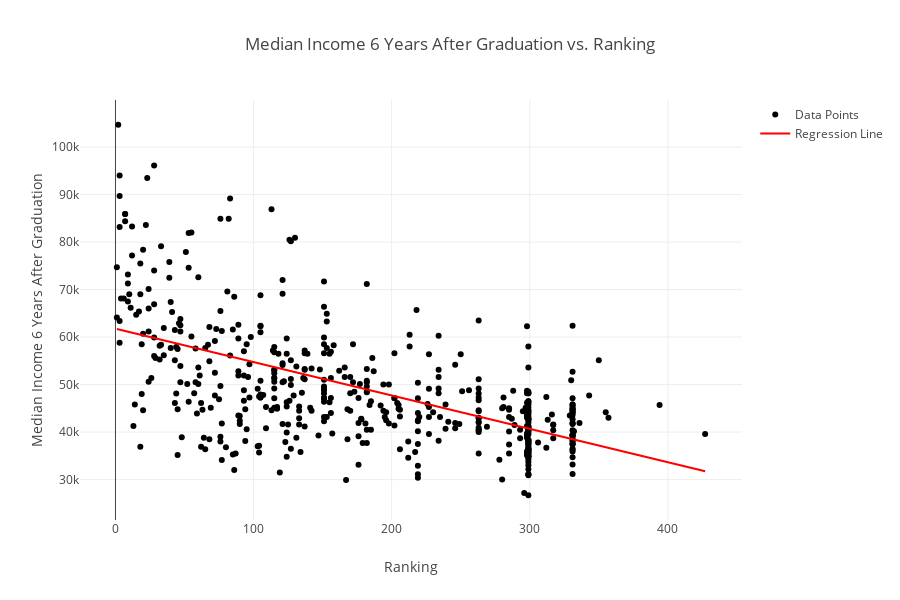

This figure's notebook cell:
### Markdown cell above
L'analyse suivante explore la relation entre le classement universitaire et le salaire médian des diplômés six ans après l'obtention de leur diplôme. Elle vise à comprendre si un classement plus favorable est associé à des salaires plus élevés.

Résultats de la Régression : 

- **Coefficient de régression (pente)** : -70.238
- **Ordonnée à l'origine (intercept)** : 61,761.698
- **R²** : 0.347

Ces résultats indiquent que :

1. Il existe une relation négative entre le classement (un meilleur classement = un chiffre plus petit) et le salaire médian six ans après l'obtention du diplôme.
2. Une augmentation de 1 dans le classement est associée à une diminution moyenne du salaire médian de **70.24 USD**.
3. La valeur de R² montre que **34.7%** de la variance dans les salaires est expliquée par le classement.

Limites de l'Analyse

1. **Causalité** : Cette analyse est corrélationnelle, et non causale. Une corrélation ne signifie pas qu’un meilleur classement cause des salaires plus élevés.
2. **Variables omises** :
   - **Localisation** : Les salaires peuvent varier en fonction de la région (par exemple, New York vs Maryland).
   - **Majors dominantes** : Les universités avec une forte proportion d'étudiants en "business" ou dans des domaines STEM (Sciences, Technologie, Ingénierie, Mathématiques) peuvent afficher des salaires plus élevés, alors que celles avec une proportion importante d'étudiants en arts peuvent avoir des salaires inférieurs.
3. **Variance inexpliquée** : D'autres facteurs, comme les conditions économiques générales ou le réseau des diplômés, ne sont pas pris en compte dans cette analyse.

Bien que le classement universitaire donne une indication sur le salaire médian des diplômés, il est essentiel de tenir compte des variables omises et des limites méthodologiques avant de tirer des conclusions définitives.

### Code cell
from plots import regression_income_vs_ranking
df = pd.read_excel('final_dataset.xlsx')
df_for_plot=df[df['Ranking']<500] # On ne garde que les universités avec un ranking < 500 pour une meilleure visualisation
regression_income_vs_ranking(
    df_for_plot,
    income_col="Median Income 6 Years After Graduation",
    ranking_col="Ranking"
)

### Figure 1 — Plotly figure (JSON) as saved in the notebook; plotly's stock layout.template omitted (floating-point values rounded to 4 significant figures; data arrays with more than 128 entries replaced by an {"elided": "..."} marker saying what was removed)
{"data": [{"mode": "markers", "name": "Data Points", "type": "scatter", "x": {"elided": "508 int values"}, "y": {"elided": "508 int values"}}, {"line": {"color": "red"}, "mode": "lines", "name": "Regression Line", "type": "scatter", "x": [1, 5.303, 9.606, 13.91, 18.21, 22.52, 26.82, 31.12, 35.42, 39.73, 44.03, 48.33, 52.64, 56.94, 61.24, 65.55, 69.85, 74.15, 78.45, 82.76, 87.06, 91.36, 95.67, 99.97, 104.3, 108.6, 112.9, 117.2, 121.5, 125.8, 130.1, 134.4, 138.7, 143, 147.3, 151.6, 155.9, 160.2, 164.5, 168.8, 173.1, 177.4, 181.7, 186.0, 190.3, 194.6, 198.9, 203.2, 207.5, 211.8, 216.2, 220.5, 224.8, 229.1, 233.4, 237.7, 242.0, 246.3, 250.6, 254.9, 259.2, 263.5, 267.8, 272.1, 276.4, 280.7, 285, 289.3, 293.6, 297.9, 302.2, 306.5, 310.8, 315.1, 319.4, 323.7, 328.0, 332.3, 336.6, 340.9, 345.2, 349.5, 353.8, 358.2, 362.5, 366.8, 371.1, 375.4, 379.7, 384.0, 388.3, 392.6, 396.9, 401.2, 405.5, 409.8, 414.1, 418.4, 422.7, 427], "y": [61690.0, 61390.0, 61090.0, 60780.0, 60480.0, 60180.0, 59880.0, 59580.0, 59270.0, 58970.0, 58670.0, 58370.0, 58060.0, 57760.0, 57460.0, 57160.0, 56860.0, 56550.0, 56250.0, 55950.0, 55650.0, 55340.0, 55040.0, 54740.0, 54440.0, 54140.0, 53830.0, 53530.0, 53230.0, 52930.0, 52620.0, 52320.0, 52020.0, 51720.0, 51420.0, 51110.0, 50810.0, 50510.0, 50210.0, 49900.0, 49600.0, 49300.0, 49000.0, 48700.0, 48390.0, 48090.0, 47790.0, 47490.0, 47180.0, 46880.0, 46580.0, 46280.0, 45980.0, 45670.0, 45370.0, 45070.0, 44770.0, 44460.0, 44160.0, 43860.0, 43560.0, 43260.0, 42950.0, 42650.0, 42350.0, 42050.0, 41740.0, 41440.0, 41140.0, 40840.0, 40530.0, 40230.0, 39930.0, 39630.0, 39330.0, 39020.0, 38720.0, 38420.0, 38120.0, 37810.0, 37510.0, 37210.0, 36910.0, 36610.0, 36300.0, 36000.0, 35700.0, 35400.0, 35090.0, 34790.0, 34490.0, 34190.0, 33890.0, 33580.0, 33280.0, 32980.0, 32680.0, 32370.0, 32070.0, 31770.0]}], "layout": {"height": 600, "title": {"text": "Median Income 6 Years After Graduation vs. Ranking"}, "xaxis": {"title": {"text": "Ranking"}}, "yaxis": {"title": {"text": "Median Income 6 Years After Graduation"}}}}
